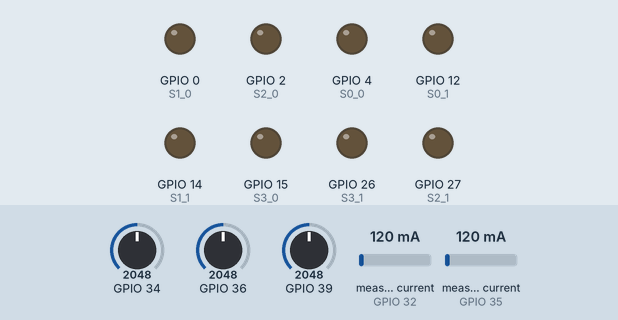
This sketch was run on a simulated ESP32. Shown: output pins drawn as LEDs (lit = HIGH). The inputs (shaded band) are chosen by the test bench; at power-on: GPIO 34 = 2048, GPIO 36 = 2048, GPIO 39 = 2048, measured current (sensors on GPIO 32, GPIO 35) 120 mA. WiFi joins after 1.5 s; servers stay silent unless stated; what the sketch prints to the serial monitor is not drawn.

Above: at 2.0 s.
At 4.0 s:
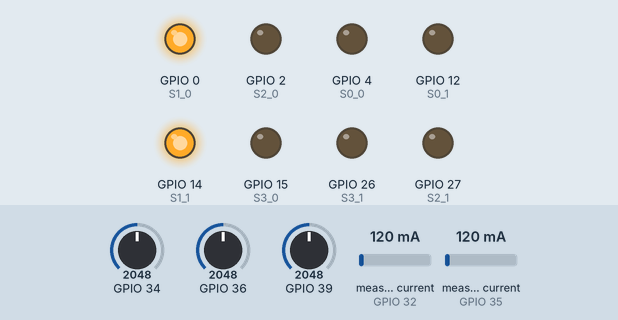
At 6.0 s:
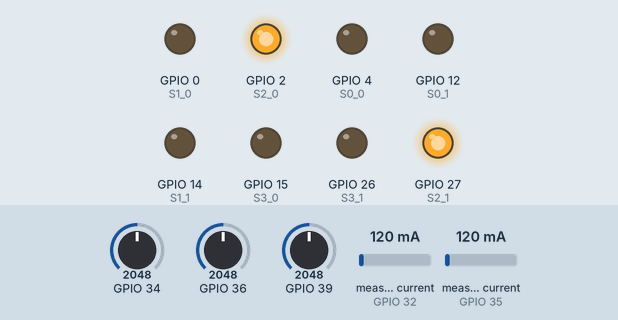
At 11.0 s:
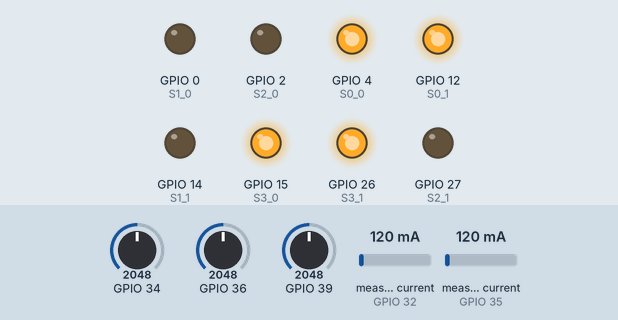
At 16.0 s:
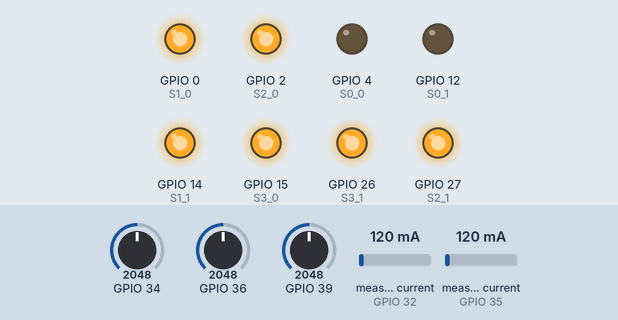
At 21.0 s:
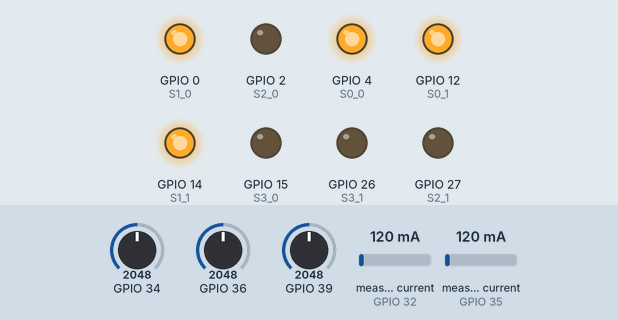
Timing chart, 0 to 22.3 s (numbered marks = the images above):
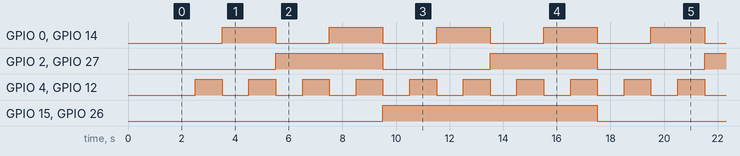

Measured:
- by itself, GPIO 0 (S1_0), GPIO 14 (S1_1): alternates HIGH for 2.0 s and LOW for 2.0 s
- by itself, GPIO 2 (S2_0), GPIO 27 (S2_1): alternates HIGH for 4.0 s and LOW for 4.0 s
- by itself, GPIO 4 (S0_0), GPIO 12 (S0_1): alternates HIGH for 1.0 s and LOW for 1.0 s
- by itself, GPIO 15 (S3_0), GPIO 26 (S3_1): alternates HIGH for 8.0 s and LOW for 8.0 s

The sketch:

CurrentVoltageMeasureV1.2.ino
```cpp
#include "EmonLib.h"
#include <Filters.h>                                                              //Easy library to do the calculations
#include <WiFi.h>                                                                 // Include library wifi client (ESP32)
#include <PubSubClient.h>                                                         // Include library Publish and Subscribe MQTT by Nick O'Leary (Knolleary)

#define AvgSize 50                                 // Avg Size for moving avarage

// Emon initialize
EnergyMonitor emon0_0;                             // Create an instance emon0
EnergyMonitor emon0_1;                             // Create an instance emon1

// Define variable ssd, password, & mqtt_broker
const char* ssid = "RF_AP1";
const char* password = "payungteduh123";

const char* mqtt_broker = "172.16.68.72";

WiFiClient espClient;                                                              // Instance name WiFiClient as espClient
PubSubClient client(espClient);                                                    // Instance name PubSubClient as client

char msgOut[127];                                                                  // Define char_of_array buffer variable publish message
String struv;                                                                      // Define varibale string use as convertion integer to string

// Define digital pinout for drive S0,S1,S2,S3 MUX0 & MUX1
const int S0_0 = 4;
const int S1_0 = 0;
const int S2_0 = 2;
const int S3_0 = 15;
const int S0_1 = 12;
const int S1_1 = 14;
const int S2_1 = 27;
const int S3_1 = 26;

// Factor calibration, get from calculate y=mx+c
char *Fcal0[]={"0.287213466", //ch0
               "0.323757645", //ch1
               "0.311531822", //ch2
               "0.324008188", //ch3
               "0.342384946", //ch4
               "0.325089261", //ch5
               "0.313405141", //ch6
               "0.314034306", //ch7
               "0.338636325", //ch8
               "0.30946127",  //ch9
               "0.276201835", //ch10 *
               "0.317099078", //ch11 *
               "0.322290029", //ch12
               "0.304946751", //ch13
               "0.306132453", //ch14
               "0.319106095"};

char *Fcal1[]={"0.309710217", //ch0
               "0.305719647", //ch1
               "0.312504613", //ch2
               "0.31609406",  //ch3
               "0.335830757", //ch4
               "0.321665688", //ch5
               "0.302557889", //ch6
               "0.304467641", //ch7
               "0.337665862", //ch8
               "0.309362523", //ch9
               "0.301756146", //ch10
               "0.310500764", //ch11
               "0.312307403", //ch12 *
               "0.304310657", //ch13
               "0.314151873", //ch14
               "0.312147999"};

String fc_0;String fc_1;

char *mux[] = {"0000", //ch0
               "1000", //ok
               "0100", //ok
               "1100", //ok
               "0010", //ok
               "1010", //ok
               "0110", //ok
               "1110", //ok
               "0001", //ok
               "1001", //ok
               "0101", //irms0: ok  irms1: ok
               "1101", //irms0: ok  irms1: ok
               "0011", //irms0: ok  irms1: ok
               "1011", //irms0: ok  irms1: ok
               "0111", //irms0: ok  irms1: ok
               "1111"}; //irms0: ok  irms1: ok

//char *mux[] = {"0011"};

// Define bit MUX variable
String ch_mux;
String mux_bit0;
String mux_bit1;
String mux_bit2;
String mux_bit3;

// Filters Library
float testFrequency = 50;                     // test signal frequency (Hz)
float windowLength = 100.0/testFrequency;     // how long to average the signal, for statistist

float intercept = -0.04; // to be adjusted based on calibration testing
float slope = 0.0405; // to be adjusted based on calibration testing

// MvAvg method variable
uint8_t indexR = 0;uint8_t indexS = 0;uint8_t indexT = 0;
float sumR;float sumS;float sumT;
float readingR[AvgSize];float readingS[AvgSize];float readingT[AvgSize];
float MvAvgR;float MvAvgS;float MvAvgT;

// Define variable volatge value
float VoltsR; // VoltageR
float VoltsS; // VoltageS
float VoltsT; // VoltageT

// Define variable millis old time
int64_t oldtime;
int64_t oldsendtime;
int i = 0;
int p = 0;

void setup() {
  Serial.begin(9600);

  setup_wifi();
  client.setServer(mqtt_broker, 1883);

  emon0_0.current(A4, 38.3);                       // Current: input pin, calibration. ratio/Rburden
  emon0_1.current(A7, 38.3);                       // Current: input pin, calibration. ratio/Rburden

  // Initialiaze digital pinout for drive S0,S1,S2,S3 MUX0
  pinMode(S0_0, OUTPUT);
  pinMode(S1_0, OUTPUT);
  pinMode(S2_0, OUTPUT);
  pinMode(S3_0, OUTPUT);

  // Initialiaze digital pinout for drive S0,S1,S2,S3 MUX1
  pinMode(S0_1, OUTPUT);
  pinMode(S1_1, OUTPUT);
  pinMode(S2_1, OUTPUT);
  pinMode(S3_1, OUTPUT);

  // Initialize value oldtime millis
  oldtime = millis();
  oldsendtime = millis();
}

void setup_wifi() {
  delay(10);
  // We start by connecting to a WiFi network
  Serial.println();
  Serial.print("Connecting to ");
  Serial.println(ssid);

  WiFi.begin(ssid, password);

  while (WiFi.status() != WL_CONNECTED) {
    delay(500);
    Serial.print(".");
  }

  Serial.println("");
  Serial.println("WiFi connected!");
  Serial.print("IP address: ");
  Serial.println(WiFi.localIP());
}

void reconnect() {
  // Loop until we're reconnected
  while (!client.connected()) {
    Serial.println("Attempting MQTT connection...");
    // Attempt to connect
    if (client.connect("ESP32Client")) {
      Serial.println("Connected to MQTT broker!");
      Serial.print("Broker:");
      Serial.println(mqtt_broker);
      client.publish("GMIVCS", "Start Connected");
    } else {
      Serial.print("failed, rc=");
      Serial.print(client.state());
      Serial.println(" try again in 5 seconds");
      // Wait 5 seconds before retrying
      delay(5000);
    }
  }
}

void loop() {
    RunningStatistics inputStatsR;                        //Easy life lines, actual calculation of the RMS requires a load of coding
    RunningStatistics inputStatsS;
    RunningStatistics inputStatsT;
    inputStatsR.setWindowSecs(windowLength);
    inputStatsS.setWindowSecs(windowLength);
    inputStatsT.setWindowSecs(windowLength);

    while(true) {
      inputStatsR.input(analogRead(A0));                  // log to Stats function
      inputStatsS.input(analogRead(A3));                  // log to Stats function
      inputStatsT.input(analogRead(A6));                  // log to Stats function

        VoltsR = intercept + slope * inputStatsR.sigma(); // Calibartions for offset and amplitude
        VoltsR= VoltsR*(40.3231);                         // Further calibrations for the amplitude
        // movingAvgR method
        sumR = sumR - readingR[indexR];
        readingR[indexR] = VoltsR;
        sumR = sumR + readingR[indexR];
        indexR = indexR + 1;
        if(indexR >= AvgSize){
           indexR = 0;
        }
        MvAvgR = sumR/AvgSize;

        VoltsS = intercept + slope * inputStatsS.sigma(); // Calibartions for offset and amplitude
        VoltsS= VoltsS*(40.3231);                         // Further calibrations for the amplitude
        // movingAvgS method
        sumS = sumS - readingS[indexS];
        readingS[indexS] = VoltsS;
        sumS = sumS + readingS[indexS];
        indexS = indexS + 1;
        if(indexS >= AvgSize){
           indexS = 0;
        }
        MvAvgS = sumS/AvgSize;

        VoltsT = intercept + slope * inputStatsT.sigma(); // Calibartions for offset and amplitude
        VoltsT= VoltsT*(40.3231);                         // Further calibrations for the amplitude
        // movingAvgR method
        sumT = sumT - readingT[indexT];
        readingT[indexT] = VoltsT;
        sumT = sumT + readingT[indexT];
        indexT = indexT + 1;
        if(indexT >= AvgSize){
           indexT = 0;
        }
        MvAvgT = sumT/AvgSize;

        // Method to switching MUX
        if((millis() - oldtime) > 0){
          if((millis() - oldtime) >= 1000){
            oldtime = millis();
            ch_mux = mux[i];
            mux_bit0 = ch_mux.substring(0,1); mux_bit1 = ch_mux.substring(1,2); mux_bit2 = ch_mux.substring(2,3); mux_bit3 = ch_mux.substring(3,4);
    //        Serial.println(ch_mux);
    //        Serial.print(mux_bit0);Serial.print("|");Serial.print(mux_bit1);Serial.print("|");Serial.print(mux_bit2);Serial.print("|");Serial.println(mux_bit3);

            digitalWrite(S0_0, mux_bit0.toInt());digitalWrite(S1_0,mux_bit1.toInt());digitalWrite(S2_0,mux_bit2.toInt());digitalWrite(S3_0,mux_bit3.toInt());
            digitalWrite(S0_1,mux_bit0.toInt());digitalWrite(S1_1,mux_bit1.toInt());digitalWrite(S2_1,mux_bit2.toInt());digitalWrite(S3_1,mux_bit3.toInt());

            fc_0 = Fcal0[i];fc_1 = Fcal1[i];
            float Irms0_0 = emon0_0.calcIrms(1800) * fc_0.toFloat();
            float Irms0_1 = emon0_1.calcIrms(1800) * fc_1.toFloat();

            // Publish data to server via MQTT
            struv = "$" + String(i) + "_" +  String(Irms0_0) + ";" +
                    String(i+16) + "_" + String(Irms0_1) + ";" +
                    String(MvAvgR) + ";" +
                    String(MvAvgS) + ";" +
                    String(MvAvgT) + ";";
            struv.toCharArray(msgOut,127);

            Serial.print(" Message publish [");
            Serial.print("GMIVCS");
            Serial.print("]");
            Serial.println(msgOut);
            client.publish("GMIVCS", msgOut);

            client.loop(); // This allows the client to maintain the connection and check for any incoming messages
//            Serial.print("|Irms0_");Serial.print(i);Serial.print(":");Serial.print(Irms0_0);
//            Serial.print("|Irms1_");Serial.print(i+16);Serial.print(":");Serial.print(Irms0_1);
//            Serial.print( "|VRMS_R: " );Serial.print(MvAvgR);
//            Serial.print( "|VRMS_S: " );Serial.print(MvAvgS);
//            Serial.print( "|VRMS_T: " );Serial.println(MvAvgT);

            i++;
            if(i>15){
              i =0;
            }
          }
        } else {
          if((millis() - oldtime) <= 0){
            oldtime=0;  //Reset variable oldtime to zero;
          }
      }

/*      // Method send data every 30 second
      if((millis() - oldsendtime)>0){
        if((millis() - oldsendtime)>= 30000){

        }
      }else{
        if((millis() - oldsendtime)<=0){
          oldsendtime = 0;  //Reset variable oldsendtime to zero;
        }
      } */
   }
}
```
